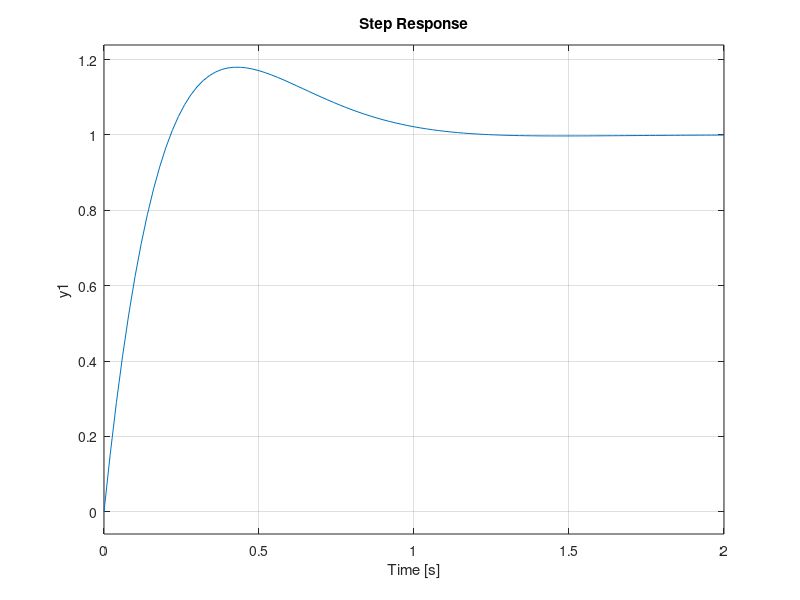
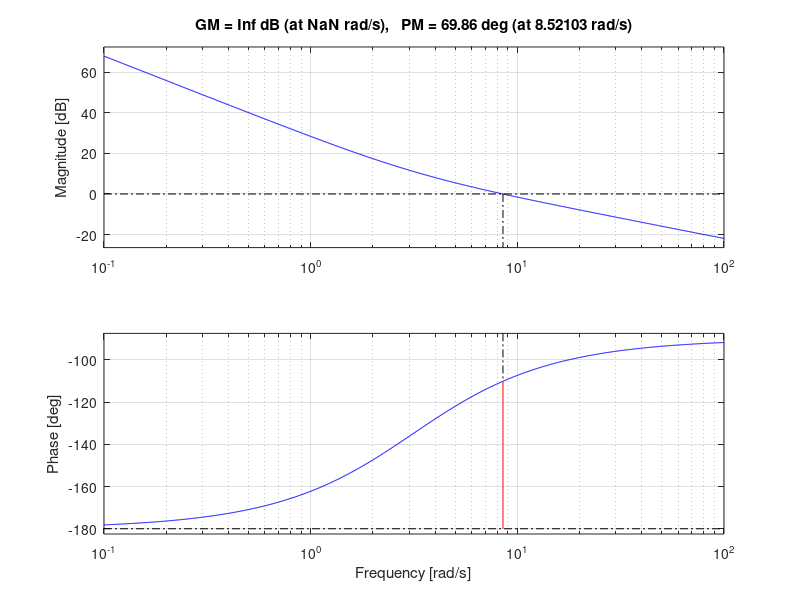
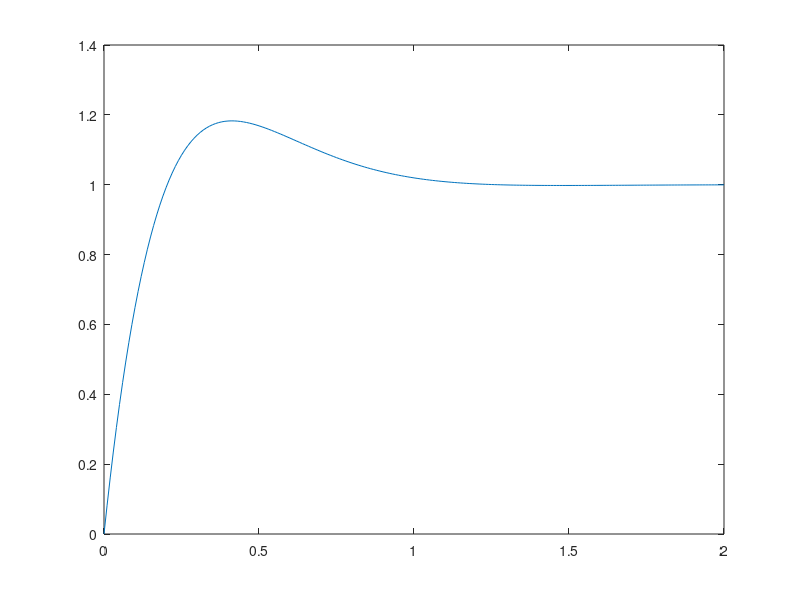

These figures' MATLAB source, in order: (Note: this script raises an error after producing the figures.)
%% Fundamentals of GPS - Homework 4 - Problem 1

clear
clc
close all

%% Controller

% Control Gains
Kp = 8;
Ki = 25;

% Plant & Controller Definition
G = tf(1,[1 0]);
C = pid(Kp,Ki);

% Closed Loop System Definition
GCL = feedback(C*G,1);

% Step Response
figure
step(GCL)
lim = xlim;

% Gain & Phase Margin
figure
margin(C*G)

%% Simulation

% Time Initialization
dt = 0.01;
t = 0:dt:lim(2);
tLen = length(t);

% Reference
rS = ones(tLen,1); % Step Input
rR = t'.*ones(tLen,1); % Ramp Input

% Initial Conditions & Preallocation
xDot = 0;
x = zeros(tLen,1);
e = zeros(tLen,1);
u = zeros(tLen,1);
eInt = 0;

for i = 1:tLen-1

    % Error
    e(i) = rS(i) - x(i);
    eInt = eInt + e(i)*dt;

    % Controller
    u(i) = Kp*e(i) + Ki*eInt;

    % Plant
    xDot = u(i);
    x(i+1) = x(i) + xDot*dt;

end

figure
plot(t,x)
hold on
yline(rS(1),'k:','LineWidth', 1.5)
title('Step Response')
legend('Output','Reference')

for i = 1:tLen-1

    % Error
    e(i) = rR(i) - x(i);
    eInt = eInt + e(i)*dt;

    % Controller
    u(i) = Kp*e(i) + Ki*eInt;

    % Plant
    xDot = u(i);
    x(i+1) = x(i) + xDot*dt;

end

figure
plot(t,x)
hold on
plot(t,rR,'k.','LineWidth', 1.5)
title('Ramp Response')
legend('Output','Reference')